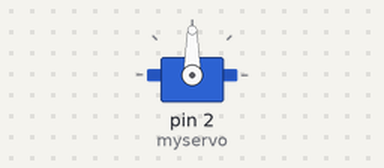
The sketch below on a simulated Arduino Uno, built with avr-gcc and run on an emulated ATmega328P. Shown: servo.

Above: at 0.05 s.
Timing chart, 0 to 4.6 s (numbered marks = the images above):
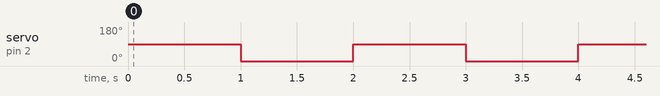

The sketch:

Servo_Motor.ino
```cpp
#include <Servo.h>

Servo myservo;  // Create a servo object

void setup() {
  myservo.attach(2);  // Attach the servo to D4
}

void loop() {
  myservo.write(90);  // Move the servo to 90 degrees
  delay(1000);       // Wait for 1 second
  myservo.write(0);   // Move the servo to 0 degrees
  delay(1000);       // Wait for 1 second
}
```

Measured:
- by itself, servo on pin 2 (myservo): alternates 90° for 1.0 s and 0° for 1.0 s
